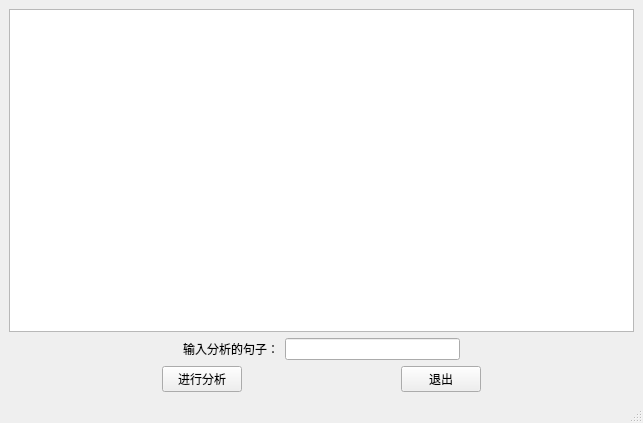
<?xml version="1.0" encoding="UTF-8"?>
<ui version="4.0">
 <class>MainWindow</class>
 <widget class="QMainWindow" name="MainWindow">
  <property name="geometry">
   <rect>
    <x>0</x>
    <y>0</y>
    <width>643</width>
    <height>423</height>
   </rect>
  </property>
  <property name="windowTitle">
   <string>文法分析辅助教学软件</string>
  </property>
  <widget class="QWidget" name="centralwidget">
   <layout class="QGridLayout" name="gridLayout">
    <item row="0" column="0">
     <widget class="QTextEdit" name="textEdit">
      <property name="readOnly">
       <bool>true</bool>
      </property>
     </widget>
    </item>
    <item row="1" column="0">
     <layout class="QVBoxLayout" name="verticalLayout">
      <item>
       <layout class="QHBoxLayout" name="horizontalLayout_2">
        <item>
         <spacer name="horizontalSpacer_2">
          <property name="orientation">
           <enum>Qt::Horizontal</enum>
          </property>
          <property name="sizeHint" stdset="0">
           <size>
            <width>40</width>
            <height>20</height>
           </size>
          </property>
         </spacer>
        </item>
        <item>
         <widget class="QLabel" name="label">
          <property name="text">
           <string>输入分析的句子：</string>
          </property>
         </widget>
        </item>
        <item>
         <widget class="QLineEdit" name="lineEdit"/>
        </item>
        <item>
         <spacer name="horizontalSpacer_3">
          <property name="orientation">
           <enum>Qt::Horizontal</enum>
          </property>
          <property name="sizeHint" stdset="0">
           <size>
            <width>40</width>
            <height>20</height>
           </size>
          </property>
         </spacer>
        </item>
       </layout>
      </item>
      <item>
       <layout class="QHBoxLayout" name="horizontalLayout">
        <item>
         <spacer name="horizontalSpacer_4">
          <property name="orientation">
           <enum>Qt::Horizontal</enum>
          </property>
          <property name="sizeHint" stdset="0">
           <size>
            <width>40</width>
            <height>20</height>
           </size>
          </property>
         </spacer>
        </item>
        <item>
         <widget class="QPushButton" name="pushButton">
          <property name="text">
           <string>进行分析</string>
          </property>
         </widget>
        </item>
        <item>
         <spacer name="horizontalSpacer">
          <property name="orientation">
           <enum>Qt::Horizontal</enum>
          </property>
          <property name="sizeHint" stdset="0">
           <size>
            <width>40</width>
            <height>20</height>
           </size>
          </property>
         </spacer>
        </item>
        <item>
         <widget class="QPushButton" name="pushButton_2">
          <property name="text">
           <string>退出</string>
          </property>
         </widget>
        </item>
        <item>
         <spacer name="horizontalSpacer_5">
          <property name="orientation">
           <enum>Qt::Horizontal</enum>
          </property>
          <property name="sizeHint" stdset="0">
           <size>
            <width>40</width>
            <height>20</height>
           </size>
          </property>
         </spacer>
        </item>
       </layout>
      </item>
     </layout>
    </item>
   </layout>
  </widget>
  <widget class="QMenuBar" name="menubar">
   <property name="geometry">
    <rect>
     <x>0</x>
     <y>0</y>
     <width>643</width>
     <height>22</height>
    </rect>
   </property>
  </widget>
  <widget class="QStatusBar" name="statusbar"/>
 </widget>
 <resources/>
 <connections/>
</ui>
